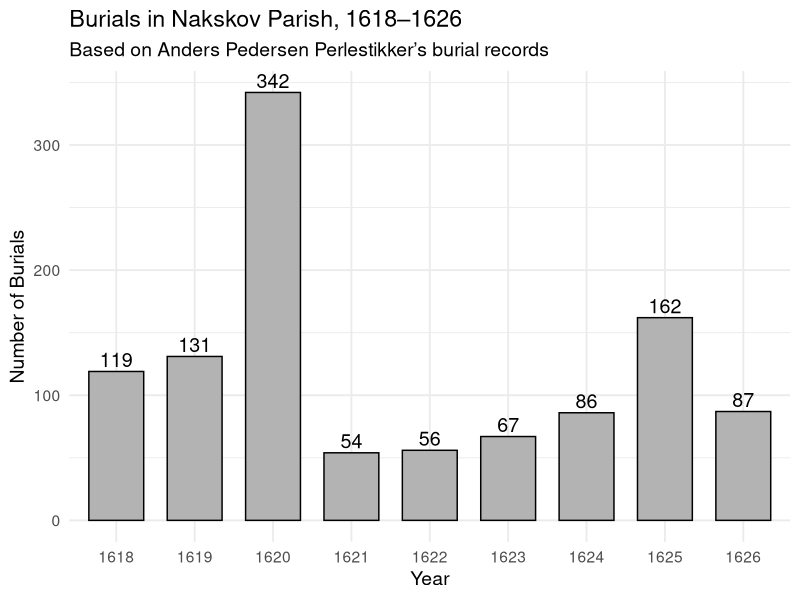
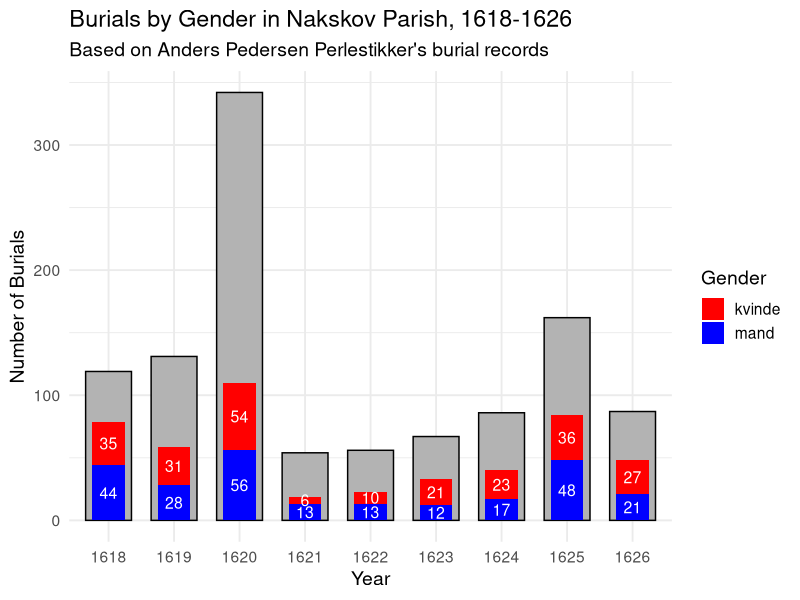
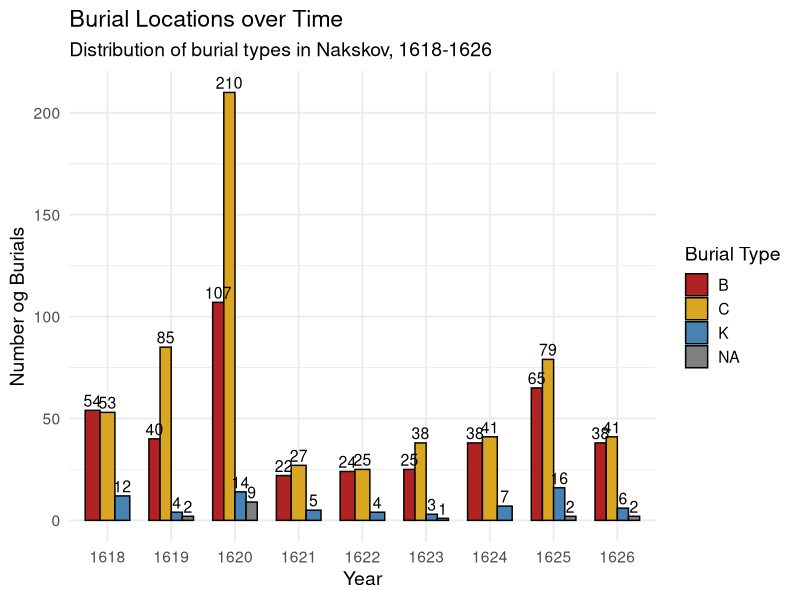
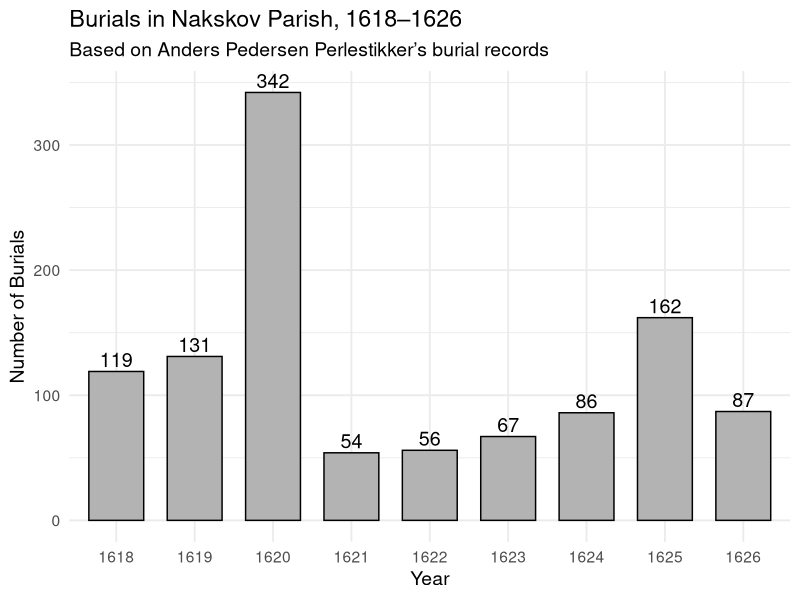
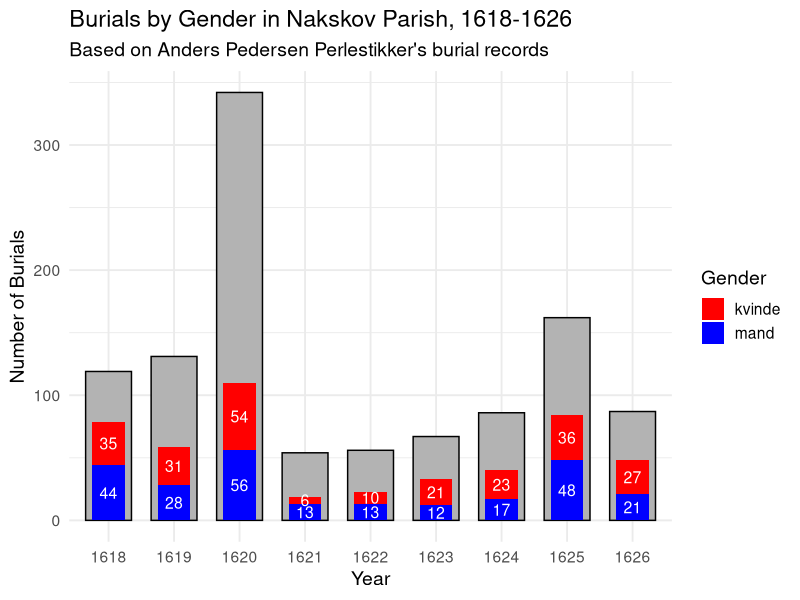
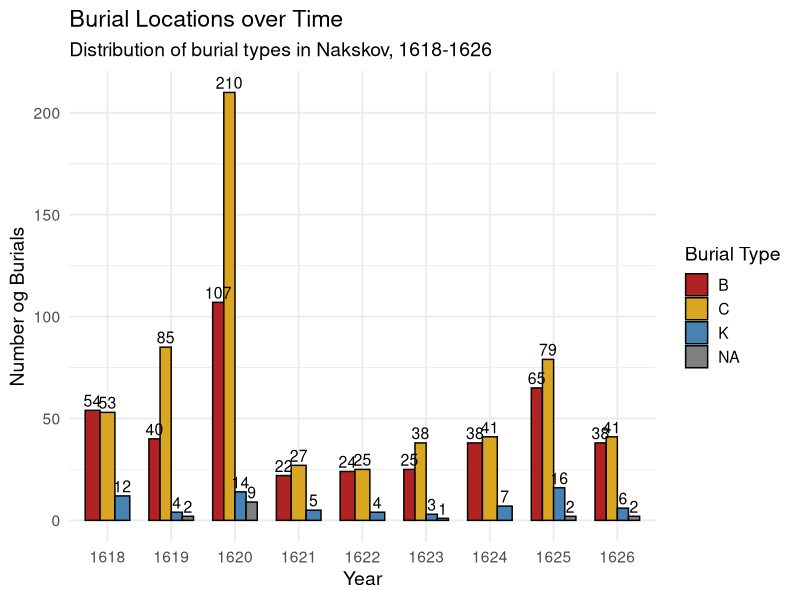

Write R code to recreate these figures, in order.
## ---- chunk 1
knitr::opts_chunk$set(echo = TRUE)

library(tidyverse)
library(lubridate)
library(ggplot2)

data <- read_csv("Perlestikker_begravelser.csv")
## ---- chunk 2
# title: "Final_DAM_Project"
# authors: Johanne Ø. Daugbjerg, Anders Pedersen, Benjamin Dammeyer
# output: html_document
# date: "2026-05-13"


# Total amount of burials each year 1618-1626
data %>%
  count(year) %>%
  ggplot(aes(x = factor(year), y = n)) +
  geom_col(width = 0.7, fill = "grey70", color = "black") +
  geom_text(aes(label = n), vjust = -0.3, size = 5) +
  labs(
    title = "Burials in Nakskov Parish, 1618–1626",
    subtitle = "Based on Anders Pedersen Perlestikker’s burial records",
    x = "Year",
    y = "Number of Burials"
  ) +
  theme_minimal(base_size = 14)

ggsave(
  "burials_graph.png",
  width = 10,
  height = 6,
)


# Male versus female
names(data)

total_data <- data %>%
  count(year)

gender_data <- data %>%
  filter(demographic_category %in% c("mand", "kvinde")) %>%
  count(year, demographic_category)

ggplot()+
  geom_col(
    data = total_data,
    aes(x = factor(year), y = n),
    fill = "grey70",
    color = "black",
    width = 0.7
  ) +
  geom_col(
    data = gender_data,
    aes(x = factor(year),
        y = n,
        fill = demographic_category),
    position = "stack",
    width = 0.5
  ) +
  geom_text(
    data = gender_data,
    aes(x = factor(year),
        y = n,
        label = n,
        group = demographic_category),
    position = position_stack(vjust = 0.5),
    color = "white",
    size = 4
  ) +
  scale_fill_manual(values = c(
    "mand" = "blue",
    "kvinde" = "red"
  )) +
  labs(
    title = "Burials by Gender in Nakskov Parish, 1618-1626",
    subtitle = "Based on Anders Pedersen Perlestikker's burial records",
    x = "Year",
    y = "Number of Burials",
    fill = "Gender"
  ) +
  theme_minimal(base_size = 14)

ggsave(
  "figure_gender_burials.png",
  width = 10,
  height = 6
)


# Burial Locations (K/B/C)
burial_data <- data %>%
  filter(burial_location %in% c("K", "B", "C") |
           is.na(burial_location))

ggplot(
  burial_data %>%
    count(year, burial_location),
  aes(x = factor(year),
      y = n,
      fill = burial_location)
) +
  geom_col(position = "dodge",
           color = "black",
           width = 0.7) +
  geom_text(aes(label = n),
            position = position_dodge(width = 0.7),
            vjust = -0.3,
            size = 4) +
  scale_fill_manual(values = c(
    "K" = "steelblue",
    "B" = "firebrick",
    "C" = "goldenrod",
    "NA" = "grey70"
  )) +
  labs(
    title = "Burial Locations over Time",
    subtitle = "Distribution of burial types in Nakskov, 1618-1626",
    x = "Year",
    y = "Number og Burials",
    fill = "Burial Type"
  ) +
  theme_minimal(base_size = 14)

ggsave(
  "figure_burial_locations.png",
  width = 10,
  height = 6
)
